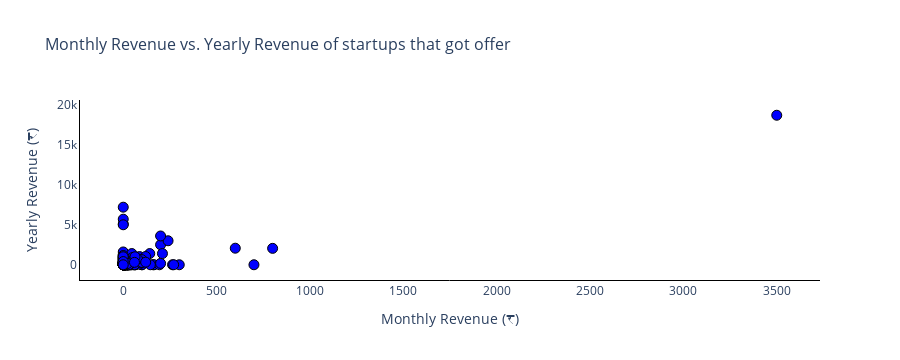

Notebook cell for this chart:
### Code cell
# Plot monthly vs yearly revenue

data = {
    'yearly_revenue': yearly_revenue,
    'monthly_sales': monthly_revenue
}
plot_df = pd.DataFrame(data)

# Prepare data for plotting
yearly_revenue = plot_df['yearly_revenue'].round(2)
monthly_revenue = plot_df['monthly_sales'].round(2)

fig = go.Figure()

# Add trace for monthly revenue
fig.add_trace(go.Scatter(
    x=plot_df['monthly_sales'],
    y=plot_df['yearly_revenue'],
    mode='markers',
    marker=dict(
        color='blue',
        size=10,
        symbol='circle',
        line=dict(width=1, color='black')
    ),
    name='Monthly Revenue'
))

# Update layout for better readability
fig.update_layout(
    title='Monthly Revenue vs. Yearly Revenue of startups that got offer',
    xaxis_title='Monthly Revenue (₹)',
    yaxis_title='Yearly Revenue (₹)',
    plot_bgcolor='white',
    paper_bgcolor='white',
    xaxis=dict(
        showline=True,
        linewidth=1,
        linecolor='black'
    ),
    yaxis=dict(
        showline=True,
        linewidth=1,
        linecolor='black'
    ),
    legend=dict(
        x=0.1,
        y=1.1,
        orientation='h'
    ),
    title_font_size=16
)

fig.show()

### Figure 1 — Plotly figure (JSON) as saved in the notebook; plotly's stock layout.template omitted (floating-point values rounded to 4 significant figures; data arrays with more than 128 entries replaced by an {"elided": "..."} marker saying what was removed)
{"data": [{"marker": {"color": "blue", "line": {"color": "black", "width": 1}, "size": 10, "symbol": "circle"}, "mode": "markers", "name": "Monthly Revenue", "type": "scatter", "x": {"elided": "321 float values"}, "y": {"elided": "321 int values"}}], "layout": {"height": 360, "legend": {"orientation": "h", "x": 0.1, "y": 1.1}, "paper_bgcolor": "white", "plot_bgcolor": "white", "title": {"font": {"size": 16}, "text": "Monthly Revenue vs. Yearly Revenue of startups that got offer"}, "xaxis": {"autorange": true, "linecolor": "black", "linewidth": 1, "range": [-245.8, 3746.0], "showline": true, "title": {"text": "Monthly Revenue (₹)"}, "type": "linear"}, "yaxis": {"autorange": true, "linecolor": "black", "linewidth": 1, "range": [-1908.0, 20610.0], "showline": true, "title": {"text": "Yearly Revenue (₹)"}, "type": "linear"}}}
